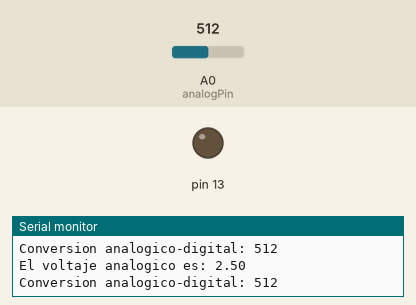
The sketch below on a simulated Arduino Uno, built with avr-gcc and run on an emulated ATmega328P. Shown: output pins drawn as LEDs (lit = HIGH), the last lines printed to the serial monitor. The inputs (shaded band) are chosen by the test bench; at power-on: A0 (analogPin) = 512.

Above: at 1.2 s.
1.3 s: A0 (analogPin) set to 530
At 2.0 s:
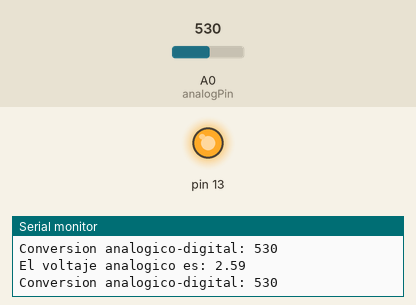
2.8 s: A0 (analogPin) set to 511
At 3.5 s:
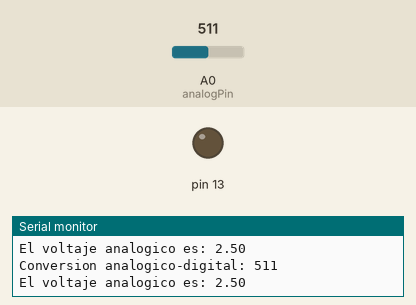
4.3 s: A0 (analogPin) set to 716
At 5.1 s:
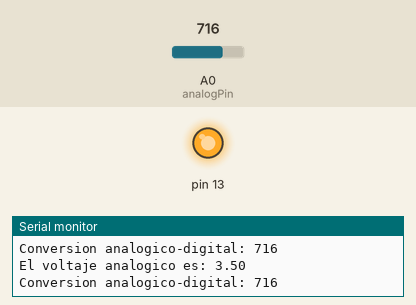
Timing chart, 0 to 7.3 s (numbered marks = the images above; inputs shaded):
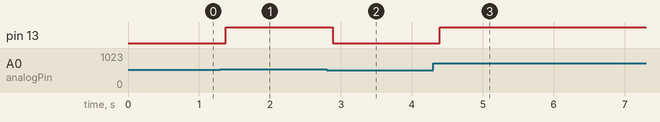

Measured:
- the behaviour switches between 513 and 514 on A0 (analogPin) (found by bisection; images 0 and 1)
- after the input at 1.3 s, pin 13: LOW → HIGH after 0.07 s
- after the input at 2.8 s, pin 13: HIGH → LOW after 0.08 s
- after the input at 4.3 s, pin 13: LOW → HIGH after 0.09 s

The sketch:

Convertidor_analogico_digital.ino
```cpp
int analogPin = A0;    // potentiometer wiper (middle terminal) connected to analog pin 3
               // outside leads to ground and +5V
int val = 0;    // variable to store the value read
float V = 0;
int X;
void setup() {
  Serial.begin(9600);    //  setup serial
  pinMode(13, OUTPUT);
}

void loop() {
  val = analogRead(analogPin);    // read the input pin
  Serial.print ("Conversion analogico-digital: ");
  Serial.println(val);    // debug value
  V = val*5/1023.0;
  Serial.print ("El voltaje analogico es: ");
  Serial.println(V);
  X = map(val, 0, 1023, 0, 255);
  analogWrite(13, X);
  //Realizar los cambios necesarios para que el LED encienda si y s ́olo si el voltaje que entra al puerto A0es mayor a 3V.
//  if(V > 3){
//    digitalWrite(13, HIGH);
//  } else{
//    digitalWrite(13, LOW);
//  }
//  delay(1000);
  //Realizar los cambios necesarios para que el LED encienda con una intensidad proporcional al voltajede entrada en el puerto A0 desde 0 hasta 5V. Utilizar la funci ́onAnalogWrite().
 // analogWrite(13, val/1023*255);
}
```
